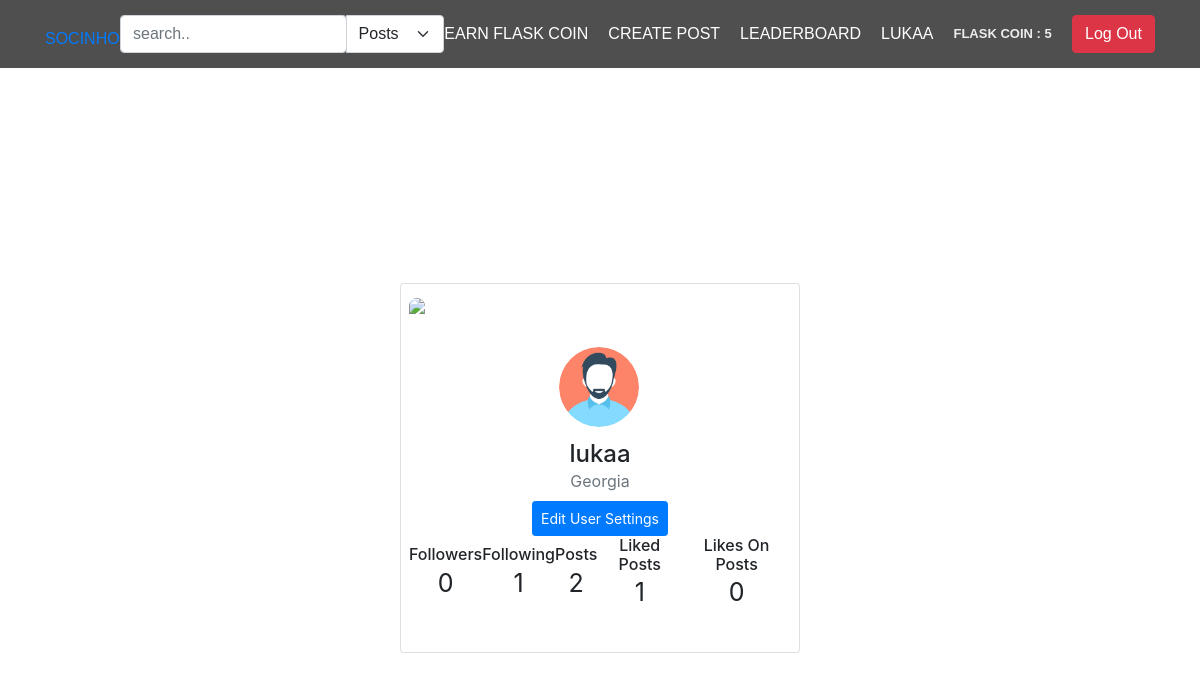
The page /user-profile (signed in) on the database its author committed.
### app/main/models.py (models this page shows, shortened)
class User(db.Model, UserMixin):
    id = db.Column(db.Integer, primary_key=True)
    username = db.Column(db.String(80), unique=True)
    email = db.Column(db.String(50), nullable=False)
    password = db.Column(db.String(50), nullable=False)
    user_image = db.Column(db.String(80), default='static/pfp/default.png')
    flask_coin = db.Column(db.Integer, default=100)
    privacy = db.Column(db.String(50), default='public')
    posts = db.relationship('Post', backref='user', lazy=True, cascade="all, delete-orphan")
    followers = db.relationship('Follow', foreign_keys='Follow.following_to_id', backref='following_to', lazy='dynamic', cascade="all, delete-orphan", uselist=True)
    following = db.relationship('Follow', foreign_keys='Follow.following_from_id', backref='following_from', lazy='dynamic', cascade="all, delete-orphan", uselist=True)
    likes = db.relationship('Like', backref='user', lazy=True, cascade="all, delete-orphan")
    def delete(self):
        db.session.delete(self)
        db.session.commit()

### app/main/views.py (the view)
@main_bp.route('/user-profile')
@login_required
def user_profile():
    curr_user_liked_posts = Like.query.filter_by(user_id=current_user.id, like_status='active').all() # დალოგინებულმა იუზერმა რომელი პოსტებიც დაალაიქა
    curr_user_posts = Post.query.filter_by(user_id=current_user.id).all() # დალოგინებული იუზერის დადებული პოსტები
    curr_user_followers = Follow.query.filter_by(following_to_id=current_user.id, following_status='active').all() # დალოგინებული იუზერის ფოლოუერები
    curr_user_following = Follow.query.filter_by(following_from_id=current_user.id, following_status='active').all() # დალოგინებული იუზერი ვისაც აფოლოვებს
    user_liked_curr_posts = []
    for post in curr_user_posts:
        like_to_currents_post = Like.query.filter_by(post_id=post.id, like_status='active').all()
        if like_to_currents_post:
            user_liked_curr_posts.append(like_to_currents_post) # თუ რომეილიმე იუზერმა დალოგინებული იუზერის პოსტი დაალაიქა
    return render_template('user-profile.html', curr_user_posts=curr_user_posts,
                           curr_user_liked_posts=curr_user_liked_posts,
                           user_liked_curr_posts=user_liked_curr_posts,
                           curr_user_followers=curr_user_followers,
                           curr_user_following=curr_user_following)

### app/main/views.py (called while the page is built)
@login_manager.user_loader
def load_user(user_id):
    return User.query.get(user_id)

### app/main/templates/user-profile.html
{% extends "main.html" %}
{% block content %}
<div class="containerr d-flex justify-content-center align-items-center">
             <div class="card">
              <div class="upper">
                <img src="https://i.imgur.com/Qtrsrk5.jpg" class="img-fluid">
              </div>
              <div class="user text-center">
                <div class="profile">
                  <img src="{{current_user.user_image}}" class="rounded-circle" width="80">
                </div>
              </div>
              <div class="mt-5 text-center">
                <h4 class="mb-0">{{ current_user.username }}</h4>
                <span class="text-muted d-block mb-2">Georgia</span>
                <button class="btn btn-primary btn-sm follow" onclick="window.location.href='{{ url_for( 'main.user_settings' ) }}';">Edit User Settings</button>
                <div class="d-flex justify-content-between align-items-center mt-10 px-10">
                  <div class="stats">
                    <h6 class="mb-0">Followers</h6>
                    <span>{{curr_user_followers|length}}</span>
                  </div>
                  <div class="stats">
                    <h6 class="mb-0">Following</h6>
                    <span>{{curr_user_following|length}}</span>
                  </div>
                  <div class="stats">
                    <h6 class="mb-0">Posts</h6>
                    <span>{{ curr_user_posts|length }}</span>
                  </div>
                  <div class="stats">
                    <h6 class="mb-0">Liked Posts</h6>
                    <span>{{ curr_user_liked_posts|length }}</span>
                  </div>
                  <div class="stats">
                    <h6 class="mb-0">Likes On Posts</h6>
                    <span>{{ user_liked_curr_posts|length }}</span>
                  </div>
                </div>
              </div>
             </div>
           </div>
{% endblock content %}

### app/main/templates/main.html (shortened to what this page needs)
<!DOCTYPE html>
<html lang="en">
<head>
    <link rel="stylesheet" href="https://cdn.jsdelivr.net/npm/bootstrap@5.0.0-alpha1/dist/css/bootstrap.min.css">
    <link rel="stylesheet" href="{{ url_for('static', filename='style.css') }}">
    <link rel="stylesheet" href="https://cdn.jsdelivr.net/npm/bootstrap@4.3.1/dist/css/bootstrap.min.css">
</head>
<body>
    <header class="main-header">
        <div class="container">
            <li class="socinho" ><a href="{{ url_for('main.index') }}">SOCINHO</a> </li>
            {% if current_user.is_authenticated %}
                <form action="{{ url_for('main.search') }}" method="post">
                    <div class="input-group">
                        <input  type="search" class="form-control rounded" placeholder="search.." aria-label="Search" aria-describedby="search-addon" name="search" required />
                        <select class="form-select" aria-label="Default select example" onchange="this.form.submit()" name="search_filter">
                            <option value="posts" >Posts</option>
                        </select>
                    </div>
                </form>
            {% endif %}
            <nav class="main-navigation">
                {% if current_user.username %}
                    <li><a href="{{ url_for('main.play_for_earn') }}">Earn Flask Coin </a></li>
                    <li><a href="/create-post" data-toggle="modal" data-target="#mymodal">Create Post</a></li>
                    <li><a href="/leaderboard">Leaderboard</a></li>
                    <li><a href="{{ url_for('main.user_profile') }}">{{current_user.username}}</a></li>
                    <li><p class="balance" style="margin: 0">Flask Coin : {{ current_user.flask_coin }}</p>
                {% endif %}
            </nav>
            <div>
                {% if current_user.username %}
                    <li>
                        <form action="{{ url_for('main.logout') }}">
                            <button name="submit" type="submit" class="btn btn-danger">Log Out</button>
                        </form>
                    </li>
                {% endif %}
            </div>
        </div>
    </header>
    {% block content %}
    {% endblock %}
</body>
</html>

### app/main/static/style.css (style rules this page uses)
body { background-color: #000; }
.card { width: 400px; border:none; }
body { background-color: rgb(156, 205, 226); }
li { list-style-type: none; }
.main-header { top: 0; padding: 15px; width: 100%; background-color: rgba(35, 35, 35, 0.8); z-index: 11; }
.main-header .container { font-family: "Source Sans Pro Bold", sans-serif; display: flex; align-items: center; justify-content: space-between; text-transform: uppercase; }
.main-header .container .main-navigation { transition: 1s height; text-transform: uppercase; display: flex; align-items: center; }
.main-header .container .main-navigation li { width: fit-content; margin-right: 20px; padding: 0; }
.main-header .container .main-navigation li a { font-size: 16px; color: white; -webkit-transition: 0.3s; -moz-transition: 0.3s; -o-transition: 0.3s; transition: 0.3s; }
.containerr { max-width: 400px; width: 100%; margin: 0 auto; position: relative; }
.balance { font-size: 13px; font-weight: bold; color: #ececec; }
body { background-color:#545454; font-family: "Poppins", sans-serif; font-weight: 300; }
.containerr { height: 100vh; }
.card { width: 400px; border: none; border-radius: 15px; padding: 8px; background-color: #fff; position: fixed; height: 370px; }
.upper { height: 100px; }
.upper img { width: 100%; border-top-left-radius: 10px; border-top-right-radius: 10px; }
.user { position: relative; }
.profile img { height: 80px; width: 80px; margin-top:2px; }
.profile { position: absolute; top:-50px; left: 38%; height: 90px; width: 90px; border:3px solid #fff; border-radius: 50%; }
.follow { border-radius: 15px; padding-left: 20px; padding-right: 20px; height: 35px; }
.stats span { font-size: 25px; }
.rounded { width: 55% !important; }
.socinho { margin-top: 10px; }

### rows shown on the page
User: username "LUKAA", flask_coin "5", user_image (placeholder picture), username "lukaa"

### other values the page prints
{{ curr_user_followers|length }} "0"
{{ curr_user_following|length }} "1"
{{ curr_user_posts|length }} "2"
{{ curr_user_liked_posts|length }} "1"
{{ user_liked_curr_posts|length }} "0"
